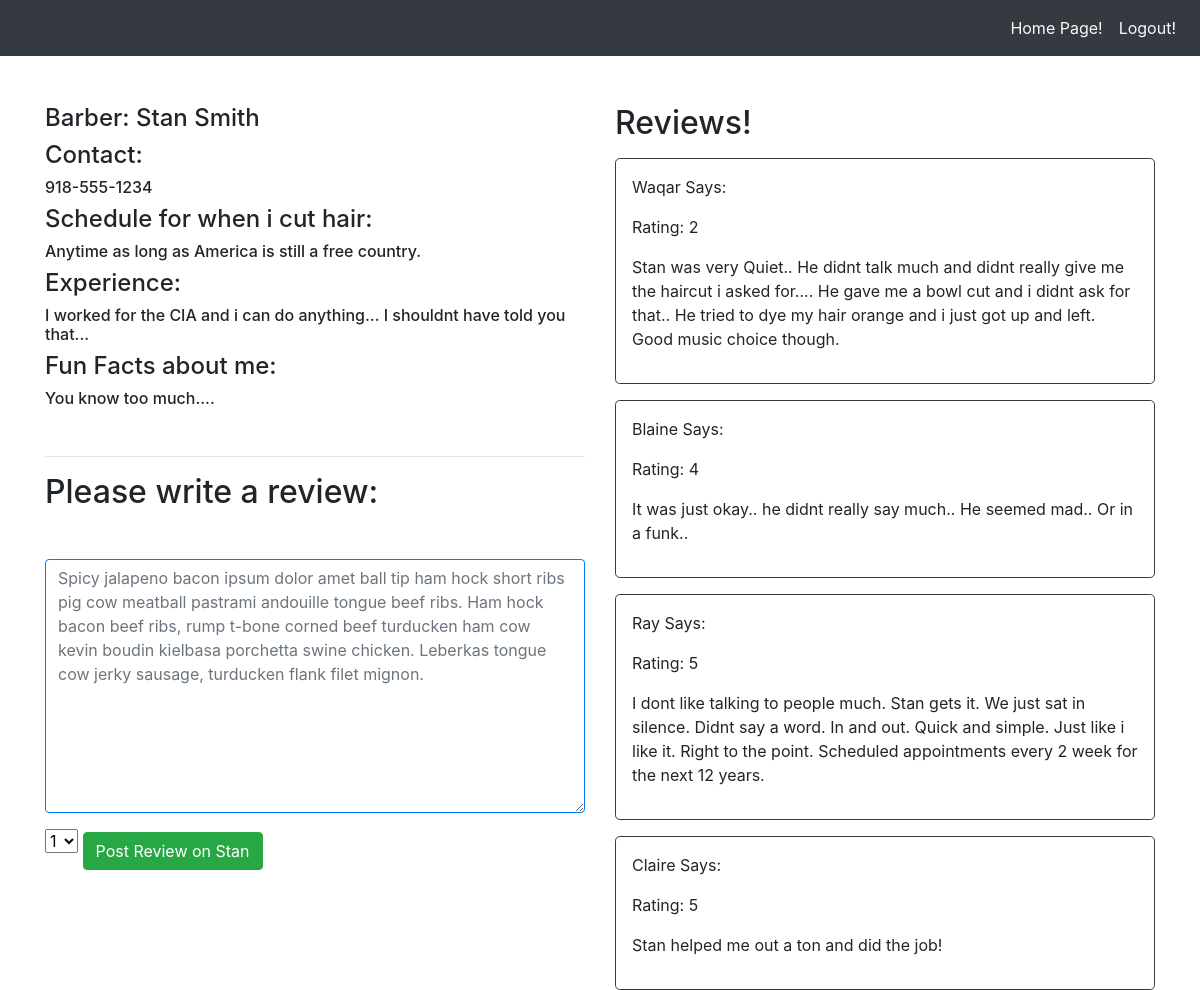
The page /details/2 on the database its author committed.
### barber_app/models.py (models this page shows)
class Profile(models.Model):
    first_name = models.CharField(max_length=45)
    last_name = models.CharField(max_length=45)
    phone_number = models.CharField(max_length=45)
    schedule = models.CharField(max_length=45)
    experiance = models.CharField(max_length=255)
    fun_facts = models.CharField(max_length=255)
    created_at = models.DateTimeField(auto_now_add=True)
    updated_at = models.DateTimeField(auto_now=True)

class Review(models.Model):
    review_post = models.CharField(max_length=255)
    rating = models.CharField(max_length=30)
    created_by = models.ForeignKey(User,related_name='uploaded_review', on_delete=models.CASCADE)
    barber_review = models.ForeignKey(Profile,related_name='uploaded_barber_review', on_delete=models.CASCADE)
    created_at = models.DateTimeField(auto_now_add=True)
    updated_at = models.DateTimeField(auto_now=True)

class User(models.Model):
    first_name = models.CharField(max_length=45)
    last_name = models.CharField(max_length=45)
    email = models.CharField(max_length=45)
    password = models.CharField(max_length=255)
    usertype = models.CharField(max_length=5)
    created_at = models.DateTimeField(auto_now_add=True)
    updated_at = models.DateTimeField(auto_now=True)
    objects = LoginManager()

### barber_app/views.py (the view)
# urls.py: path('details/<id>', views.details),
def details(request, id):
    single_barber = Profile.objects.get(id=id)
    context = {
        'single_barber' : single_barber,
    }
    return render(request, 'details.html', context)

### barber_app/templates/details.html (shortened to what this page needs)
<!DOCTYPE html>
<html lang="en">
<head>
    <link rel="stylesheet" href="https://stackpath.bootstrapcdn.com/bootstrap/4.3.1/css/bootstrap.min.css">
</head>
<body>
    <nav class="navbar navbar-expand-sm navbar-light bg-dark">
        <div class="collapse navbar-collapse">
            <ul class="navbar-nav ml-auto">
                <li class="nav-item">
                    <a href="/about" class="nav-link text-light" >Home Page!</a>
                </li>
                <li class="nav-item">
                    <a href="/logout" class="nav-link text-light" >Logout!</a>
                </li>
            </ul>
        </div>
    </nav>
    <div class="container">
        <div class="row">
            <div class="col-md-6 mt-5">
                <h4>
                    Barber: {{single_barber.first_name}} {{single_barber.last_name}}
                </h4>
                <h4>Contact:</h5>
                <h6> {{single_barber.phone_number}}</h6>
                <h4>Schedule for when i cut hair: </h4>
                <h6>{{single_barber.schedule}}</h6>
                <h4>Experience: </h4>
                <h6>{{single_barber.experiance}}</h6>
                <h4>Fun Facts about me: </h4>
                <h6 class="mb-5">{{single_barber.fun_facts}}</h6>
                <hr>
                <h2>Please write a review:</h2>
                <form class="form-group mt-5" action="/post_review/{{single_barber.id}}" method="post">
                    <textarea class="form-control border border-primary" name="review_post" id="" cols="30" rows="10" placeholder="Spicy jalapeno bacon ipsum dolor amet ball tip ham hock short ribs pig cow meatball pastrami andouille tongue beef ribs. Ham hock bacon beef ribs, rump t-bone corned beef turducken ham cow kevin boudin kielbasa porchetta swine chicken. Leberkas tongue cow jerky sausage, turducken flank filet mignon."></textarea>
                    <select class="mt-3" name="select_rating" id="select_rating">
                        <option value="1">1</option>
                    </select >
                    <button class="btn btn-success mt-3">Post Review on {{single_barber.first_name}}</button>
                </form>
            </div>
            <div class="col-md-6 mt-5 ">
                <h2>Reviews!</h2>
                {% for x in single_barber.uploaded_barber_review.all %}
                    <div class="border border-dark p-3 rounded-lg  mt-3">
                        <p>{{x.created_by.first_name}} Says:</p>
                        <p>Rating: {{x.rating}}</p>
                        <p>{{x.review_post}} </p>
                    </div>
                    {% endfor %}
            </div>
        </div>
    </div>
</body>
</html>

### rows shown on the page
Profile: first_name "Stan", last_name "Smith", phone_number "918-555-1234", schedule "Anytime as long as America is still a free country.", experiance "I worked for the CIA and i can do anything... I shouldnt have told you that...", fun_facts "You know too much...."
Review: created_by.first_name "Waqar", rating "2", review_post "Stan was very Quiet.. He didnt talk much and didnt really give me the haircut i asked for.... He gave me a bowl cut and i didnt ask for that.. He tried to dye my hair orange and i just got up and left. Good music choice though."
Review: created_by.first_name "Blaine", rating "4", review_post "It was just okay.. he didnt really say much.. He seemed mad.. Or in a funk.."
Review: created_by.first_name "Ray", rating "5", review_post "I dont like talking to people much. Stan gets it. We just sat in silence. Didnt say a word. In and out. Quick and simple. Just like i like it. Right to the point. Scheduled appointments every 2 week for the next 12 years."
Review: created_by.first_name "Claire", rating "5", review_post "Stan helped me out a ton and did the job!"
